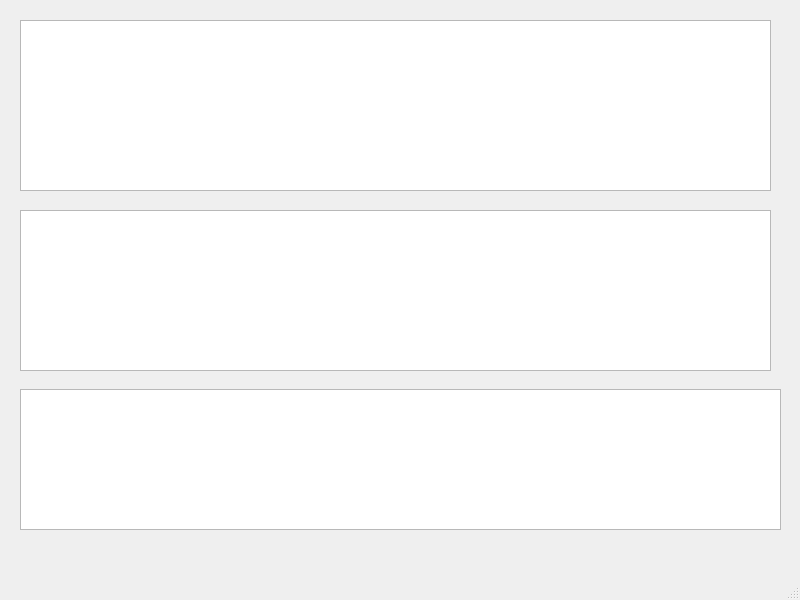
<?xml version="1.0" encoding="UTF-8"?>
<ui version="4.0">
 <class>MainWindow</class>
 <widget class="QMainWindow" name="MainWindow">
  <property name="geometry">
   <rect>
    <x>0</x>
    <y>0</y>
    <width>800</width>
    <height>600</height>
   </rect>
  </property>
  <property name="windowTitle">
   <string>MainWindow</string>
  </property>
  <widget class="QWidget" name="centralwidget">
   <widget class="QWidget" name="verticalLayoutWidget">
    <property name="geometry">
     <rect>
      <x>20</x>
      <y>20</y>
      <width>751</width>
      <height>171</height>
     </rect>
    </property>
    <layout class="QVBoxLayout" name="verticalLayout">
     <item>
      <widget class="QTableWidget" name="tableWidgetPokemon"/>
     </item>
    </layout>
   </widget>
   <widget class="QWidget" name="verticalLayoutWidget_2">
    <property name="geometry">
     <rect>
      <x>20</x>
      <y>210</y>
      <width>751</width>
      <height>161</height>
     </rect>
    </property>
    <layout class="QVBoxLayout" name="verticalLayout_2">
     <item>
      <widget class="QTableWidget" name="tableWidgetvirPokemon"/>
     </item>
    </layout>
   </widget>
   <widget class="QWidget" name="verticalLayoutWidget_3">
    <property name="geometry">
     <rect>
      <x>20</x>
      <y>389</y>
      <width>761</width>
      <height>141</height>
     </rect>
    </property>
    <layout class="QVBoxLayout" name="verticalLayout_3">
     <item>
      <widget class="QTableWidget" name="tableWidgetUsers"/>
     </item>
    </layout>
   </widget>
  </widget>
  <widget class="QMenuBar" name="menubar">
   <property name="geometry">
    <rect>
     <x>0</x>
     <y>0</y>
     <width>800</width>
     <height>24</height>
    </rect>
   </property>
  </widget>
  <widget class="QStatusBar" name="statusbar"/>
 </widget>
 <resources/>
 <connections/>
</ui>
